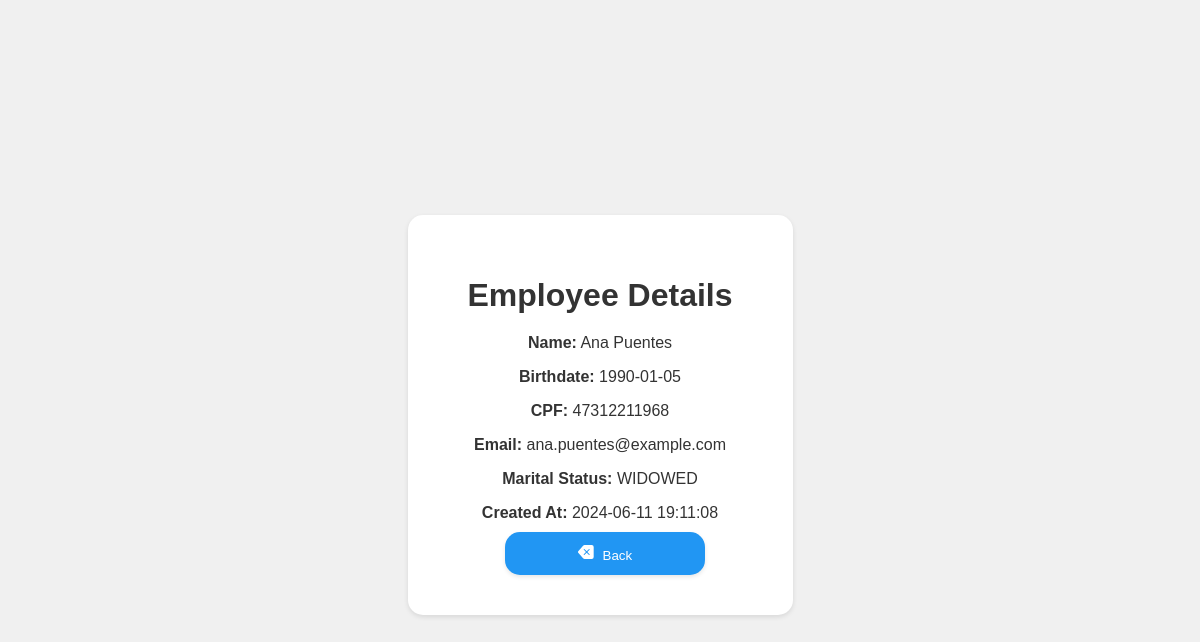
Page /view.php?id=4 on the committed database.
### tables this page shows
CREATE TABLE IF NOT EXISTS employees (
    id INT AUTO_INCREMENT PRIMARY KEY,
    name VARCHAR(255) NOT NULL,
    birthdate DATE NOT NULL,
    cpf VARCHAR(11) NOT NULL UNIQUE,
    email VARCHAR(255) NOT NULL UNIQUE,
    marital_status ENUM('SINGLE', 'MARRIED', 'DIVORCED', 'WIDOWED') NOT NULL,
    created_at TIMESTAMP DEFAULT CURRENT_TIMESTAMP
);

### employee.php (called while the page is built, shortened)
<?php
class Employee
{
    private $conn;
    public function __construct($db)
    {
        $this->conn = $db;
    }
    public function readOne($id)
    {
        $query = "SELECT id, name, birthdate, cpf, email, marital_status, created_at
                  FROM employees
                  WHERE id = ?
                  LIMIT 0,1";
        $stmt = $this->conn->prepare($query);
        $stmt->bindParam(1, $id);
        $stmt->execute();
        $row = $stmt->fetch(PDO::FETCH_ASSOC);
        if ($row) {
            return $row;
        } else {
            return null;
        }
    }
}

### view.php (the view, shortened to what this page needs)
<?php
include_once 'employee.php';
$database = new Database();
$db = $database->getConnection();
$employee = new Employee($db);
$id = isset($_GET['id']) ? $_GET['id'] : die('ERROR: Employee ID not found.');
$employeeData = $employee->readOne($id);
?>
<!DOCTYPE html>
<html lang="en">
<head>
    <link rel="stylesheet" href="css/styles.css">
</head>
<body>
    <div class="view-container">
        <div class="inner-container">
            <?php if ($employeeData) : ?>
                <h1>Employee Details</h1>
                <p><strong>Name:</strong> <?= htmlspecialchars($employeeData['name']) ?></p>
                <p><strong>Birthdate:</strong> <?= htmlspecialchars($employeeData['birthdate']) ?></p>
                <p><strong>CPF:</strong> <?= htmlspecialchars($employeeData['cpf']) ?></p>
                <p><strong>Email:</strong> <?= htmlspecialchars($employeeData['email']) ?></p>
                <p><strong>Marital Status:</strong> <?= htmlspecialchars($employeeData['marital_status']) ?></p>
                <p><strong>Created At:</strong> <?= htmlspecialchars($employeeData['created_at']) ?></p>
            <?php else : ?>
                <p>Employee not found.</p>
            <?php endif; ?>
            <button class="button-back" onclick="window.location.href='index.php'">
                <span class="back-icon">
                </span>
                Back
            </button>
        </div>
    </div>
</body>
</html>

### css/styles.css (style rules this page uses)
body { font-family: sans-serif; margin: 0; padding: 0; background-color: #f4f4f4; color: #333; }
.button, .button-read, .search, .button-back, .button-update, .button-delete, .add { display: flexbox; align-items: center; padding: 12px; color: #fff; border: none; border-radius: 15px; text-decoration: none; margin-left: 10px; cursor: pointer; transition: background-color 0.3s, box-shadow 0.2s; box-shadow: 0px 2px 4px rgba(0, 0, 0, 0.1); width: 200px }
.view, .button-read, .button-back { background-color: #2196F3; border-radius: 5px; }
.button-read, .button-back { border-radius: 15px; }
.add-icon, .read-icon, .view-icon, .edit-icon, .delete-icon, .search-icon, .back-icon, .button-icon { margin-right: 5px; }
.view-container { display: flex; justify-content: center; align-items: center; min-height: 100vh; background-color: #f0f0f0; padding: 15px; }
.inner-container { background-color: #fff; padding: 40px 60px; border-radius: 15px; box-shadow: 0 2px 5px rgba(0, 0, 0, 0.1); text-align: center; }
.inner-container h1 { color: #333; margin-bottom: 20px; }
.inner-container p { margin-bottom: 10px; }

### rows in the picture
employees: name "Ana Puentes", birthdate "1990-01-05", cpf "47312211968", email "ana.puentes@example.com", marital_status "WIDOWED", created_at "2024-06-11 19:11:08"
